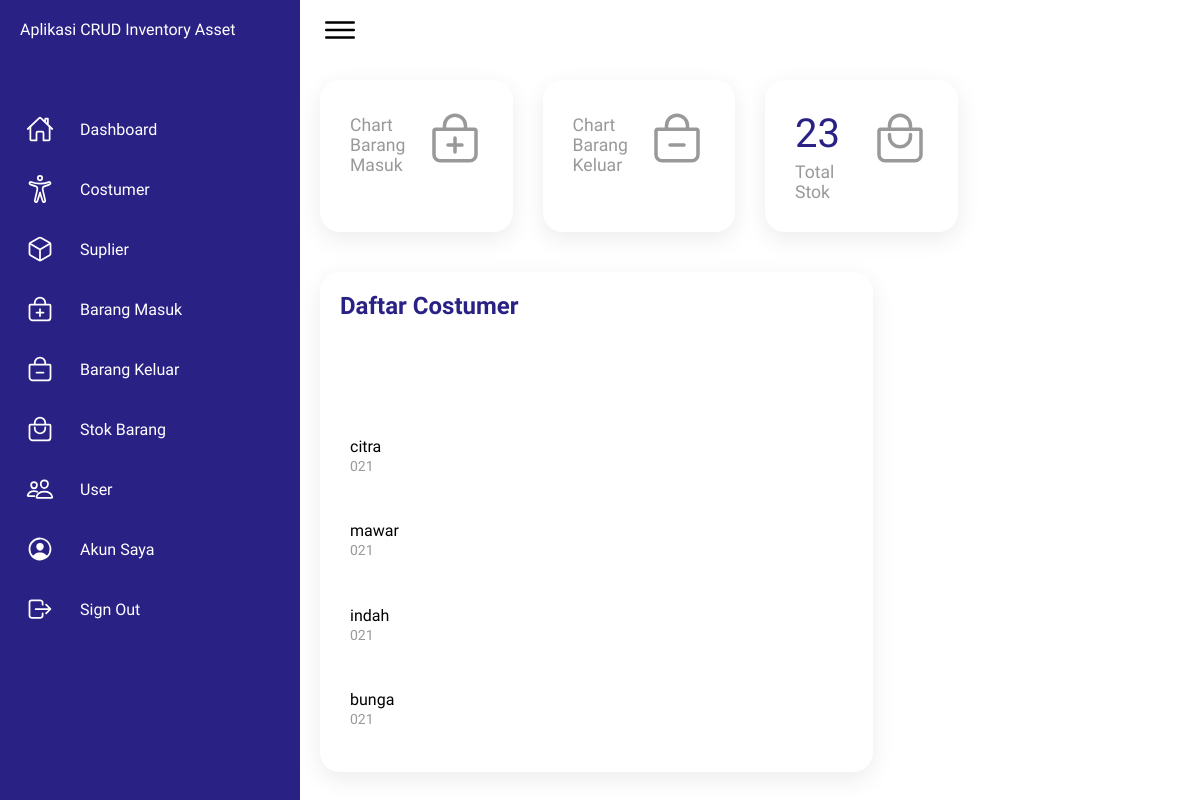
/website/app/beranda/ (signed in), run on the app's committed database.
### tables this page shows
CREATE TABLE `users` (
  `id` int(255) NOT NULL,
  `username` varchar(1000) NOT NULL,
  `password` varchar(1000) NOT NULL,
  `nohp` varchar(25) NOT NULL,
  `filefoto` varchar(1000) NOT NULL,
  `alamat` text NOT NULL,
  `role` enum('Admin','Costumer','Supplier') NOT NULL,
  `salt` varchar(255) NOT NULL
);

### website/app/beranda/index.php (the view, shortened to what this page needs)
<!DOCTYPE html>
<html lang="en">
    <head>
        <link rel="stylesheet" href="../../css/dashboard.css">
    </head>
    <body>
        <div class="container">
            <div class="navigation">
                <ul>
                    <li>
                        <a href="#">
                            <span class="title">Aplikasi CRUD Inventory Asset</span>
                        </a>
                    </li>
                    <li>
                        <a href="#">
                            <span class="icon">
                                <ion-icon name="home-outline"></ion-icon>
                            </span>
                            <span class="title">Dashboard</span>
                        </a>
                    </li>
                    <li>
                        <a href="../costumer">
                            <span class="icon">
                                <ion-icon name="accessibility-outline"></ion-icon>
                            </span>
                            <span class="title">Costumer</span>
                        </a>
                    </li>
                    <li>
                        <a href="../suplier">
                            <span class="icon">
                                <ion-icon name="cube-outline"></ion-icon>
                            </span>
                            <span class="title">Suplier</span>
                        </a>
                    </li>
                    <li>
                        <a href="../barangMasuk">
                            <span class="icon">
                                <ion-icon name="bag-add-outline"></ion-icon>
                            </span>
                            <span class="title">Barang Masuk</span>
                        </a>
                    </li>
                    <li>
                        <a href="../barangKeluar">
                            <span class="icon">
                                <ion-icon name="bag-remove-outline"></ion-icon>
                            </span>
                            <span class="title">Barang Keluar</span>
                        </a>
                    </li>
                    <li>
                        <a href="../stokBarang">
                            <span class="icon">
                                <ion-icon name="bag-handle-outline"></ion-icon>
                            </span>
                            <span class="title">Stok Barang</span>
                        </a>
                    </li>
                    <li>
                        <a href="../user">
                            <span class="icon">
                                <ion-icon name="people-outline"></ion-icon>
                            </span>
                            <span class="title">User</span>
                        </a>
                    </li>
                    <li>
                        <a href="../account">
                            <span class="icon">
                                <ion-icon name="person-circle-outline"></ion-icon>
                            </span>
                            <span class="title">Akun Saya</span>
                        </a>
                    </li>
                    <li>
                        <a href="#" id="showModal">
                            <span class="icon">
                                <ion-icon name="log-out-outline"></ion-icon>
                            </span>
                            <span class="title">Sign Out</span>
                        </a>
                    </li>
                </ul>
            </div>
            <div class="main">
                <div class="topbar">
                    <div class="toggle">
                        <ion-icon name="menu-outline"></ion-icon>
                    </div>
                </div>
                <?php
                    require '../../config.php';
                    $cariQty = $pdo->prepare("SELECT idBarang, namaBarang, hargaBarang, satuanBarang, qtyBarang FROM data_barang");
                    $cariQty->execute();
                    $dataQtys = $cariQty->fetchAll(PDO::FETCH_ASSOC);
                    $totalQty = 0;
                    foreach ($dataQtys as $dataQty) {
                        $totalQty += $dataQty['qtyBarang'];
                    }
                ?>
                <div class="cardBox">
                    <div class="card" onclick="chartMasuk()">
                        <div>
                            <div class="cardName">Chart Barang Masuk</div>
                        </div>
                        <div class="iconBx">
                            <ion-icon name="bag-add-outline"></ion-icon>
                        </div>
                    </div>
                    <div class="card" onclick="chartKeluar()">
                        <div>
                            <div class="cardName">Chart Barang Keluar</div>
                        </div>
                        <div class="iconBx">
                            <ion-icon name="bag-remove-outline"></ion-icon>
                        </div>
                    </div>
                    <div class="card">
                        <div>
                            <div class="numbers"><?php echo htmlspecialchars($totalQty); ?></div>
                            <div class="cardName">Total Stok</div>
                        </div>
                        <div class="iconBx">
                            <ion-icon name="bag-handle-outline"></ion-icon>
                        </div>
                    </div>
                </div>
                <div class="details">
                    <div class="recentCustomers">
                        <div class="cardHeader">
                            <h2>Daftar Costumer</h2>
                        </div>
                        <?php
                            require '../../config.php';
                            try {
                                $perintahCostumer = $pdo->prepare("SELECT username, nohp FROM users WHERE role = ?");
                                $perintahCostumer->execute(['Costumer']);
                                $costumers = $perintahCostumer->fetchAll(PDO::FETCH_ASSOC);
                            } catch (PDOException $e) {
                                error_log("Database error: " . $e->getMessage());
                                echo "Terjadi kesalahan. Silakan coba lagi nanti.";
                                exit();
                            }
                        ?>
                        <table>
                            <?php if ($costumers): ?>
                                <?php foreach ($costumers as $costumer): ?>
                                    <tr>
                                        <td>
                                            <h4><?php echo htmlspecialchars($costumer['username']); ?> <br> <span><?php echo htmlspecialchars($costumer['nohp']); ?></span></h4>
                                        </td>
                                    </tr>
                                <?php endforeach; ?>
                            <?php else: ?>
                                <tr>
                                    <td colspan="5">Tidak ada history pengguna.</td>
                                </tr>
                            <?php endif; ?>
                        </table>
                    </div>
                </div>
            </div>
        </div>
    </body>
</html>

### website/css/dashboard.css (style rules this page uses)
* { font-family: "Ubuntu", sans-serif; margin: 0; padding: 0; box-sizing: border-box; }
:root { --blue: #2a2185; --white: #fff; --gray: #f5f5f5; --black1: #222; --black2: #999; }
body { min-height: 100vh; overflow-x: hidden; }
.container { position: relative; width: 100%; }
.navigation { position: fixed; width: 300px; height: 100%; background: var(--blue); border-left: 10px solid var(--blue); transition: 0.5s; overflow: hidden; }
.navigation ul { position: absolute; top: 0; left: 0; width: 100%; }
.navigation ul li { position: relative; width: 100%; list-style: none; border-top-left-radius: 30px; border-bottom-left-radius: 30px; }
.navigation ul li:nth-child(1) { margin-bottom: 40px; pointer-events: none; }
.navigation ul li a { position: relative; display: block; width: 100%; display: flex; text-decoration: none; color: var(--white); }
.navigation ul li a .icon { position: relative; display: block; min-width: 60px; height: 60px; line-height: 75px; text-align: center; }
.navigation ul li a .icon ion-icon { font-size: 1.75rem; }
.navigation ul li a .title { position: relative; display: block; padding: 0 10px; height: 60px; line-height: 60px; text-align: start; white-space: nowrap; }
.main { position: absolute; width: calc(100% - 300px); left: 300px; min-height: 100vh; background: var(--white); transition: 0.5s; }
.topbar { width: 100%; height: 60px; display: flex; justify-content: space-between; align-items: center; padding: 0 10px; }
.toggle { position: relative; width: 60px; height: 60px; display: flex; justify-content: center; align-items: center; font-size: 2.5rem; cursor: pointer; }
.cardBox { position: relative; width: 100%; padding: 20px; display: grid; grid-template-columns: repeat(4, 1fr); grid-gap: 30px; }
.cardBox .card { position: relative; background: var(--white); padding: 30px; border-radius: 20px; display: flex; justify-content: space-between; cursor: pointer; box-shadow: 0 7px 25px rgba(0, 0, 0, 0.08); }
.cardBox .card .numbers { position: relative; font-weight: 500; font-size: 2.5rem; color: var(--blue); }
.cardBox .card .cardName { color: var(--black2); font-size: 1.1rem; margin-top: 5px; }
.cardBox .card .iconBx { font-size: 3.5rem; color: var(--black2); }
.details { position: relative; width: 100%; padding: 20px; display: grid; grid-template-columns: 2fr 1fr; grid-gap: 30px; }
.details .cardHeader { display: flex; justify-content: space-between; align-items: flex-start; }
.cardHeader h2 { font-weight: 600; color: var(--blue); }
.details table { width: 100%; border-collapse: collapse; margin-top: 10px; }
.recentCustomers { position: relative; display: grid; min-height: 500px; padding: 20px; background: var(--white); box-shadow: 0 7px 25px rgba(0, 0, 0, 0.08); border-radius: 20px; }
.recentCustomers table tr td { padding: 12px 10px; }
.recentCustomers table tr td h4 { font-size: 16px; font-weight: 500; line-height: 1.2rem; }
.recentCustomers table tr td h4 span { font-size: 14px; color: var(--black2); }

### data on the page
users: username "citra", nohp "021"
users: username "mawar", nohp "021"
users: username "indah", nohp "021"
users: username "bunga", nohp "021"

### other printed values
$totalQty "23"
